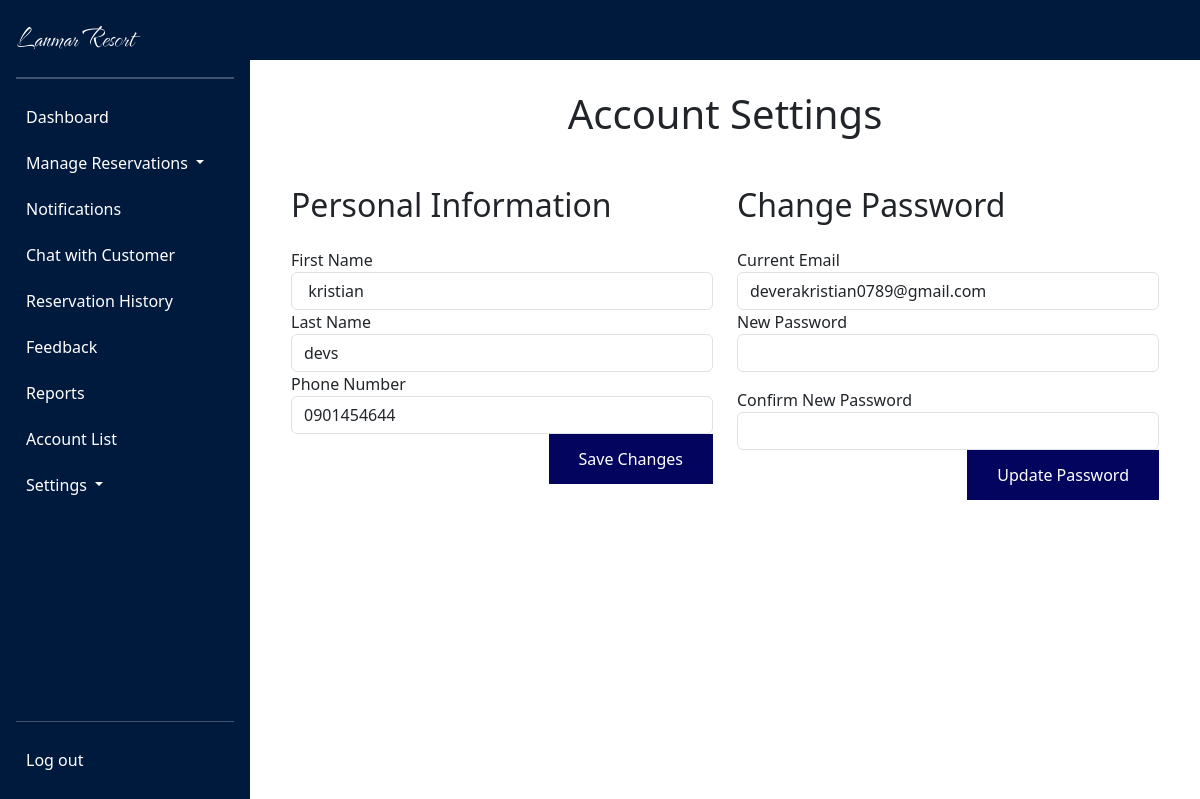
/account_settings.php (signed in), run on the app's committed database.
### tables this page shows
CREATE TABLE `users` (
  `user_id` int(255) NOT NULL,
  `firstname` varchar(255) NOT NULL,
  `lastname` varchar(255) NOT NULL,
  `contact_number` varchar(11) NOT NULL,
  `email` varchar(255) NOT NULL,
  `password` varchar(255) NOT NULL,
  `role` varchar(255) NOT NULL
);

### account_settings.php (the view, shortened to what this page needs)
<?php
include("connection.php");
$user_id = $_SESSION['user_id'];
$stmt = $conn->prepare("SELECT firstname, lastname, email, contact_number FROM users WHERE user_id = ?");
$stmt->bind_param("i", $user_id);
$stmt->execute();
$stmt->bind_result($firstname, $lastname, $email, $contact_number);
?>
<!DOCTYPE html>
<html lang="en">
<head>
    <link rel="stylesheet" href="assets/vendor/bootstrap/css/bootstrap.min.css">
    <link rel="stylesheet" href="assets/vendor/bootstrap/css/all.min.css">
    <link rel="stylesheet" href="assets/vendor/bootstrap/css/fontawesome.min.css">
</head>
<body>
    <header id="header">
        <span class="text-white ms-3">Navbar</span>
    </header>
    <div id="sidebar" class="d-flex flex-column p-3 text-white vh-100">
        <a href="#" class="mb-3 mb-md-0 me-md-auto text-white text-decoration-none">
            <span class="fs-4">Lanmar Resort</span>
        </a>
        <hr>
        <ul class="nav nav-pills flex-column mb-auto">
            <li class="nav-item">
                <a href="admin_dashboard.php" class="nav-link text-white">Dashboard</a>
            </li>
            <li class="nav-item dropdown">
                <a class="nav-link dropdown-toggle" href="#" role="button" data-bs-toggle="dropdown" aria-expanded="false">
                    Manage Reservations
                </a>
            </li>
            <li>
                <a href="admin_notifications.php" class="nav-link text-white">Notifications</a>
            </li>
            <li>
                <a href="admin_home_chat.php" class="nav-link text-white">Chat with Customer</a>
            </li>
            <li>
                <a href="reservation_history.php" class="nav-link text-white">Reservation History</a>
            </li>
            <li>
                <a href="feedback.php" class="nav-link text-white">Feedback</a>
            </li>
            <li>
                <a href="reports.php" class="nav-link text-white">Reports</a>
            </li>
            <li>
                <a href="account_lists.php" class="nav-link text-white">Account List</a>
            </li>
            <li class="nav-item dropdown">
                <a class="nav-link dropdown-toggle text-white" href="#" role="button" data-bs-toggle="dropdown" aria-expanded="false">
                    Settings
                </a>
            </li>
        </ul>
        <hr>
        <a href="logout.php" class="nav-link text-white">Log out</a>
    </div>
    <div id="main-content" class="p-3">
        <div class="flex-container">
            <div class="main-content">
                <h1 class="text-center mb-5 mt-4">Account Settings</h1>
                <div class="row">
                    <div class="col-md-6">
                        <div class="settings-form-container">
                            <h2 class="mb-4">Personal Information</h2>
                            <form class="settings-form" method="POST" action="update_personal_info.php">
                                <div class="form-group">
                                    <label for="firstname">First Name</label>
                                    <input type="text" id="firstname" name="firstname" class="form-control" value="<?php echo htmlspecialchars($firstname); ?>" required>
                                </div>
                                <div class="form-group">
                                    <label for="lastname">Last Name</label>
                                    <input type="text" id="lastname" name="lastname" class="form-control" value="<?php echo htmlspecialchars($lastname); ?>" required>
                                </div>
                                <div class="form-group">
                                    <label for="contact_number">Phone Number</label>
                                    <input type="tel" id="contact_number" name="contact_number" class="form-control" value="<?php echo htmlspecialchars($contact_number); ?>" required>
                                </div>
                                <div class="button-container text-center">
                                    <button type="submit" name="update_personal_info" class="save-btn">Save Changes</button>
                                </div>
                            </form>
                        </div>
                    </div>
                    <div class="col-md-6">
                        <div class="settings-form-container">
                            <h2 class="mb-4">Change Password</h2>
                            <form class="settings-form" method="POST" action="update_password.php">
                                <div class="form-group">
                                    <label for="email">Current Email</label>
                                    <input type="email" id="email" name="email" class="form-control" value="<?php echo htmlspecialchars($email); ?>" required>
                                </div>
                                <div class="form-group">
                                    <label for="new_password">New Password</label>
                                    <input type="password" id="password" name="password" class="form-control" required>
                                </div>
                                <div class="form-group">
                                    <label for="confirm_password">Confirm New Password</label>
                                    <input type="password" id="confirm_password" name="confirm_password" class="form-control" required>
                                </div>
                                <div class="button-container text-center">
                                    <button type="submit" name="update_password" class="save-btn" id="updatePasswordBtn">Update Password</button>
                                </div>
                            </form>
                        </div>
                    </div>
                </div>
            </div>
        </div>
    </div>
</body>
</html>

### account_settings.php (style rules this page uses)
#sidebar span { font-family: 'nautigal'; font-size: 30px !important; }
#sidebar { width: 250px; position: fixed; top: 0; height: 100vh; overflow-y: auto; background: #001A3E; transition: transform 0.3s ease; z-index: 1000; }
header { position: fixed; top: 0; left: 0; right: 0; height: 60px; background-color: #001A3E; z-index: 1000; display: flex; align-items: center; padding: 0 15px; transition: margin-left 0.3s ease; }
#main-content { transition: margin-left 0.3s ease; margin-left: 250px; margin-top: 25px; padding: 20px; }
hr { background-color: #ffff; height: 1.5px; }
#sidebar .nav-link { color: #fff; padding: 10px; border-radius: 4px; transition: background-color 0.3s, color 0.3s; margin-bottom: 2px; }
.flex-container { display: flex; gap: 20px; }
.settings-form-container { margin-bottom: 20px; }
.button-container { display: flex; justify-content: end; }
.settings-form button, .save-btn { border-radius: 10 px !important; padding: 13px 30px; background-color: #03045e; border: none; cursor: pointer; color: white; }
.main-content { flex: 1; padding: 25px; background-color: #ffff; }

### data on the page
users: firstname "kristian", lastname "devs", contact_number "0901454644", email "deverakristian0789@gmail.com"
